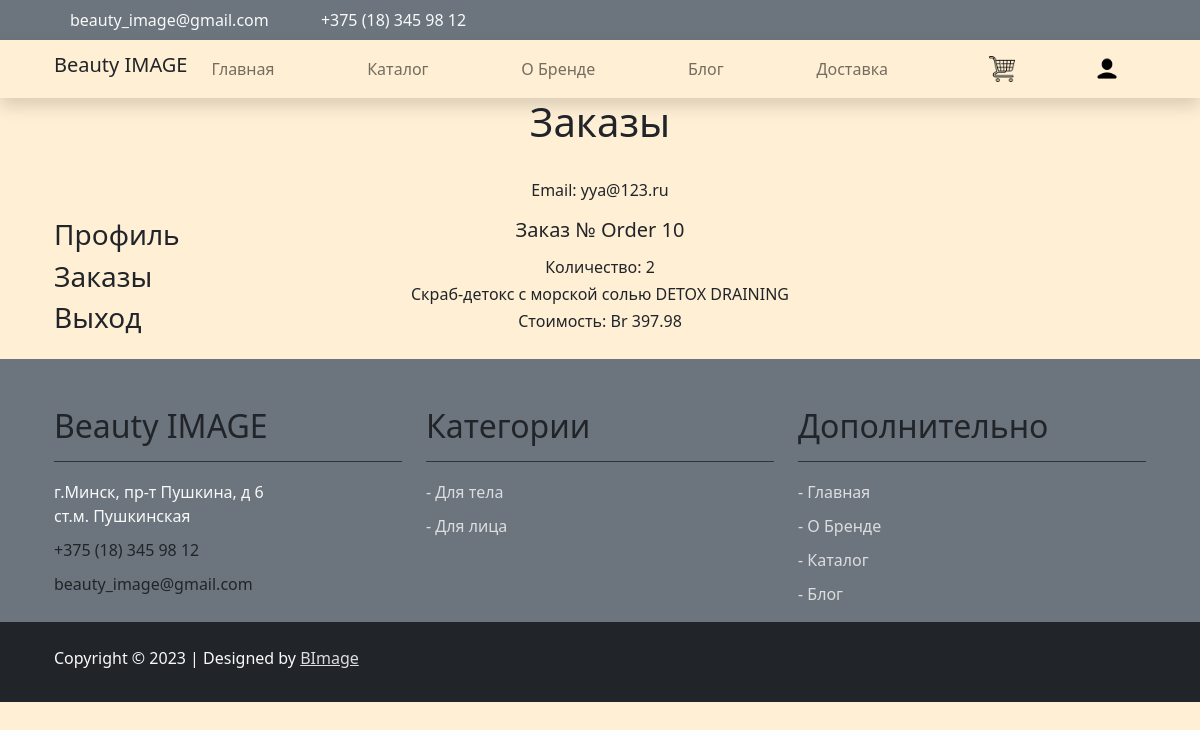
/auth/orders/ (signed in), run on the app's committed database.
### order/models.py (models this page shows, shortened)
class OrderItem(models.Model):
    order = models.ForeignKey(Order, related_name='items', on_delete=models.CASCADE)
    product = models.ForeignKey(Product, related_name='order_items', on_delete=models.CASCADE)
    price = models.DecimalField(max_digits=10, decimal_places=2)
    quantity = models.PositiveIntegerField(default=1)
    def get_cost(self):
        return self.price * self.quantity

class Order(models.Model):
    first_name = models.CharField(max_length=50)
    last_name = models.CharField(max_length=50)
    email = models.EmailField()
    address = models.CharField(max_length=250)
    postal_code = models.CharField(max_length=20)
    city = models.CharField(max_length=100)
    created = models.DateTimeField(auto_now_add=True)
    updated = models.DateTimeField(auto_now=True)
    paid = models.BooleanField(default=False)
    class Meta:
        ordering = ('-created',)
        verbose_name = 'Заказ'
        verbose_name_plural = 'Заказы'
    def __str__(self):
        return 'Order {}'.format(self.id)

### catalog/models.py (models this page shows)
class Product(models.Model):
    article = models.CharField(max_length=10)
    name = models.CharField(max_length=200)
    description = models.TextField(null=True)
    stock = models.PositiveIntegerField()
    price = models.DecimalField(max_digits=7, decimal_places=2)
    image = models.ImageField(upload_to='img/')
    available = models.BooleanField(default=True)
    created = models.DateTimeField(auto_now_add=True)
    updated = models.DateTimeField(auto_now=True)
    category = models.ForeignKey(Category, on_delete=models.CASCADE)
    def __str__(self):
        return self.name

### authentication/views.py (the view)
# urls.py: path('orders/', views.orders, name='orders'),
def orders(request):
    my_orders = Order.objects.filter(first_name=request.user)
    orderitems = OrderItem.objects.all()
    context = {'my_orders': my_orders,
               'orderitems': orderitems}
    return render(request, 'orders.html', context)

### cart/context_processors.py (called while the page is built)
def cart(request):
    return {'cart': Cart(request)}

### order/templates/orders.html (shortened to what this page needs)
{% extends "base.html" %}
{% load static %}
{% block page_content %}
<div class="container">
    <div class="row">
        <div class="col-md-6 m-auto text-center">
            <h1 class="h1">Заказы</h1>
            {{ profile.last_name }} {{ profile.first_name }} {{ profile.patronymic }}<br>
            Email: {{ user.email }}<br>
        </div>
    </div>
    <div class="row">
        <div class="col-lg-3 my-sm-3">
            <h3><a class="h3 text-dark text-decoration-none" href="{% url 'profile' %}">Профиль</a></h3>
            <h3><a class="h3 text-dark text-decoration-none" href="{% url 'orders' %}">Заказы</a></h3>
            <h3><a class="h3 text-dark text-decoration-none" href="{% url 'logout' %}">Выход</a></h3>
        </div>
        <div class="col-lg-6 text-center">
            {% for order in orderitems %}
            <p><h5>Заказ № {{ order.order }}</h5></p>
            <h6>Количество: {{ order.quantity }}</h6>
            <h6>{{ order.product }}</h6>
            <h6>Стоимость: Br {{ order.get_cost }}</h6>
            {% endfor %}
        </div>
    </div>
</div>
{% endblock %}

### static/css/base.css (style rules this page uses)
body { background-color: #FFEFD5 }

### data on the page
OrderItem: order "Order 10", quantity "2", product "Скраб-детокс с морской солью DETOX DRAINING", get_cost "397.98"

### other printed values
{{ user.email }} "yya@123.ru"
